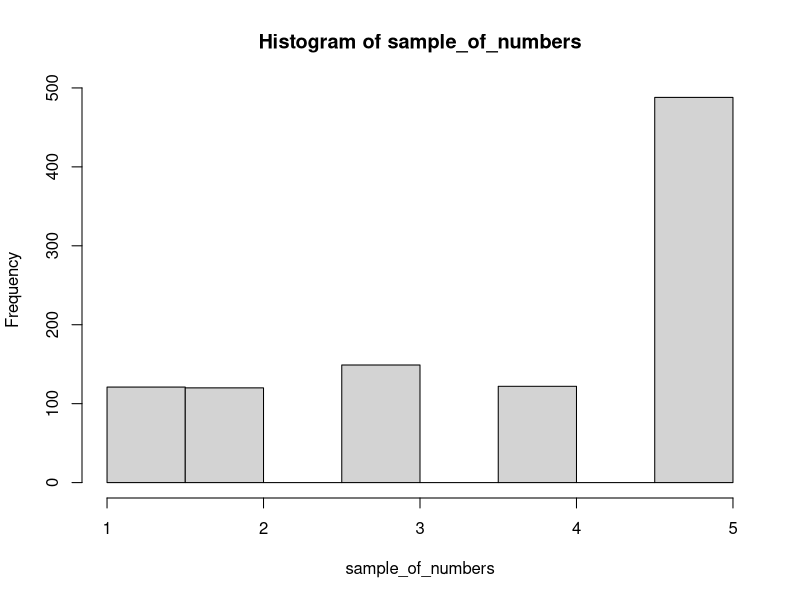
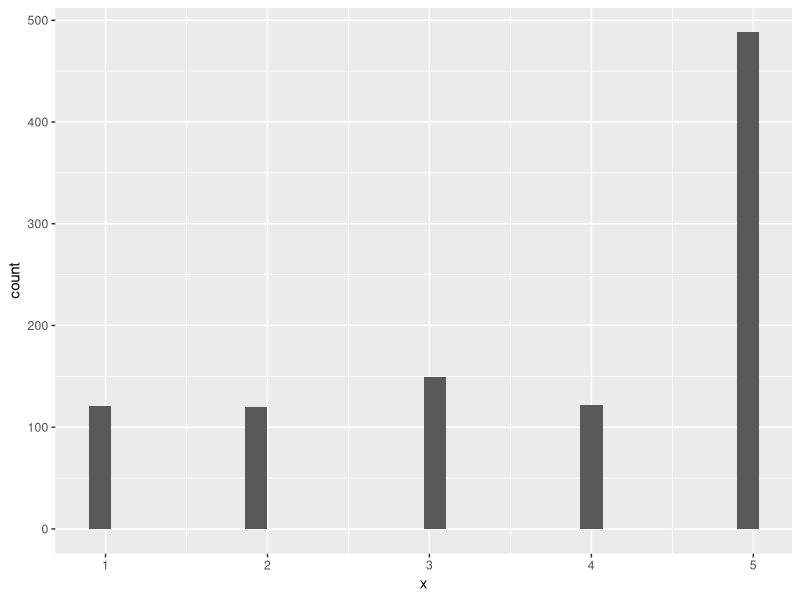
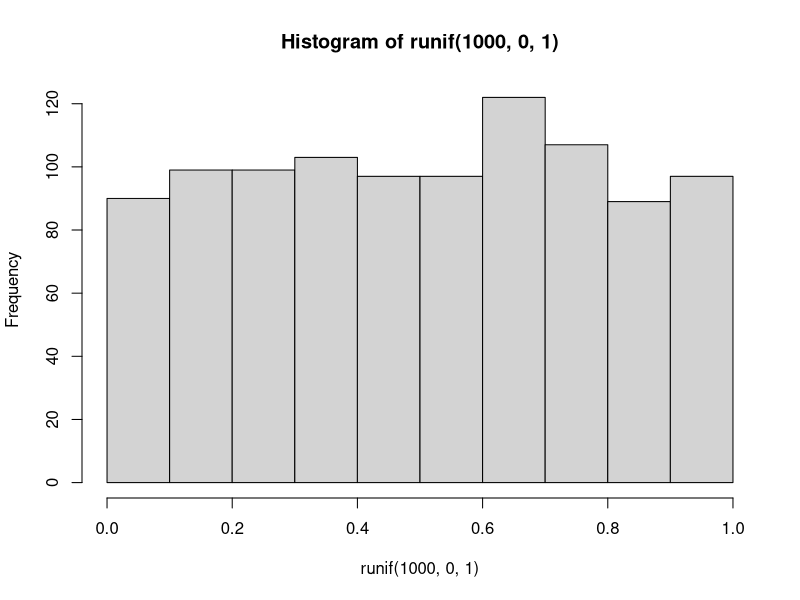
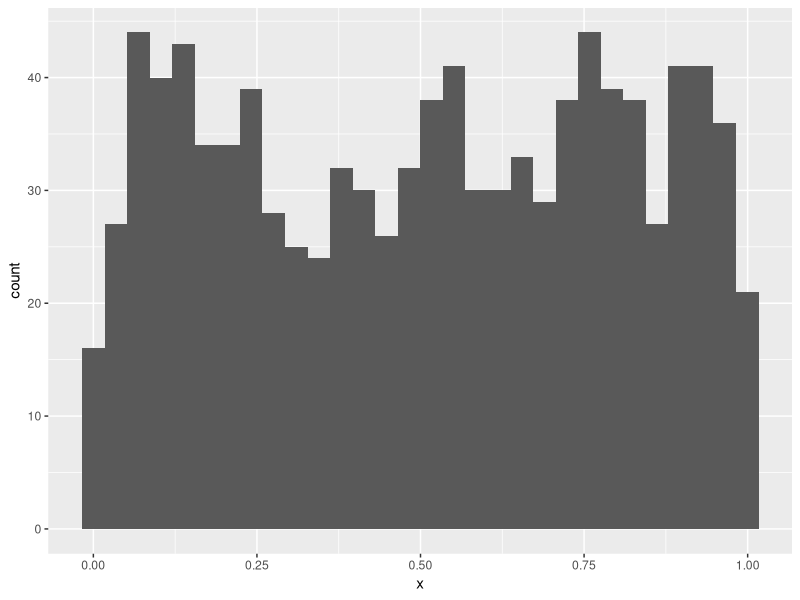
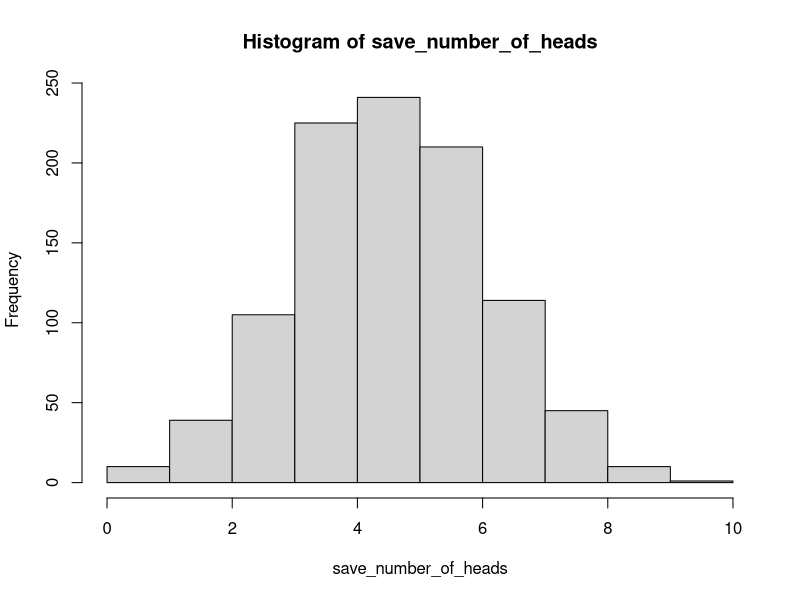
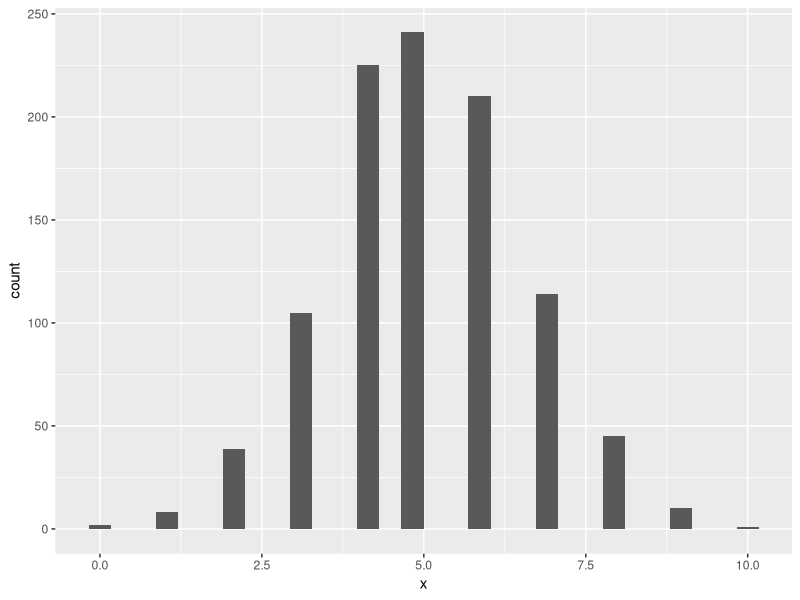
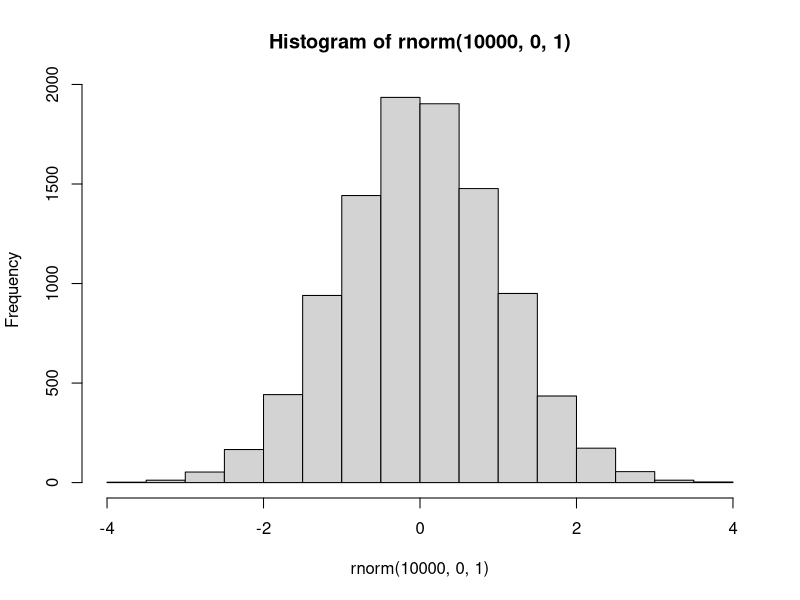
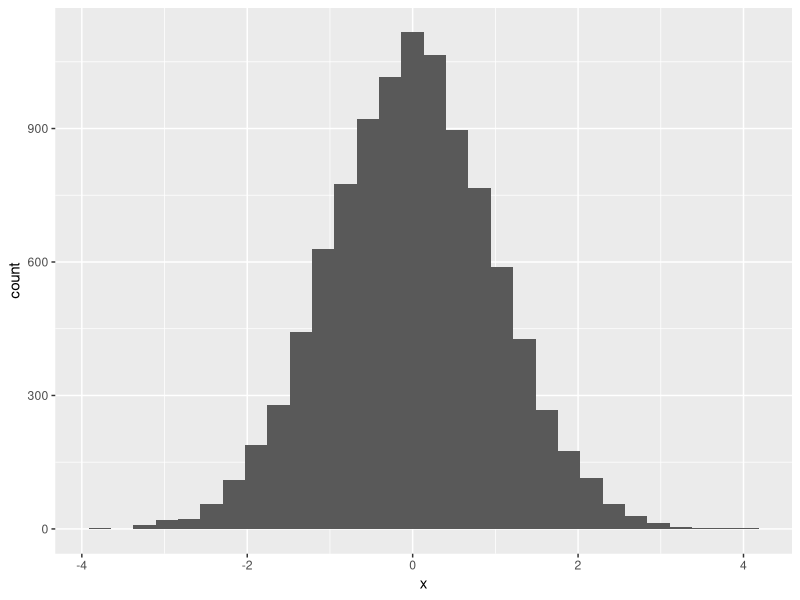

Here is the R script that generated these plots, in order:
## ---- chunk 1
gumballs <- c("A","B")
sample_of_gumballs <-sample(gumballs, 10, replace=TRUE)
sample_of_gumballs
## ---- chunk 2
some_numbers <- c(1,2,3,4,5,5,5,5)
sample_of_numbers <-sample(some_numbers, 20, replace=TRUE)
sample_of_numbers
## ---- chunk 3
#??
library(ggplot2)
some_numbers <- c(1,2,3,4,5,5,5,5)
sample_of_numbers <-sample(some_numbers, 1000, replace=TRUE)

#Histogram in Base R
hist(sample_of_numbers)

#Histogram in ggplot
ggplot(data.frame(x = sample_of_numbers), aes(x = x)) +
  geom_histogram()
## ---- chunk 4
#Histogram in base R
hist(runif(1000,0,1))

#Histogram in ggplot
ggplot(data.frame(x = runif(1000,0,1)), aes(x = x)) +
  geom_histogram()

## ---- chunk 5

## ---- chunk 6
coin_flips <- rbinom(10,1,.5)
coin_flips
## ---- chunk 7
coin_flips <- rbinom(10,1,.5)
sum(coin_flips)
## ---- chunk 8
# make an empty variable to save things in
save_number_of_heads<-length(1000) 

for(i in 1:1000){
  save_number_of_heads[i] <- sum(rbinom(10,1,.5))
}

#Histogram in base R
hist(save_number_of_heads)

#Histogram in ggplot
ggplot(data.frame(x = save_number_of_heads), aes(x = x)) +
  geom_histogram()
## ---- chunk 9

## ---- chunk 10
#Histogram in base R
hist(rnorm(10000,0,1))

#Histogram in ggplot
ggplot(data.frame(x = rnorm(10000,0,1)), aes(x = x)) +
  geom_histogram()
## ---- chunk 11
#Histogram in base R
hist( c( rnorm(100,25,5), rnorm(100,50,5)) )

#Histogram in ggplot
ggplot(data.frame(x = c( rnorm(100,25,5), rnorm(100,50,5))), aes(x = x)) +
  geom_histogram()
## ---- chunk 12
scores <- rnorm(10*20,0,1)
samples <- rep(1:10,each=20)
my_df <- data.frame(samples,scores)
## ---- chunk 13
ggplot(my_df, aes(x=scores))+
  geom_histogram(color="white")+
  facet_wrap(~samples)+
  theme_classic()
## ---- chunk 14
library(dplyr)

sample_means <- my_df %>%
                group_by(samples) %>%
                summarise(means=mean(scores))

knitr::kable(sample_means)

## ---- chunk 15
 
 ggplot(sample_means, aes(x=means))+
  geom_histogram(color="white")+
  theme_classic()
 
## ---- chunk 16
mean(sample_means$means)
## ---- chunk 17
# get 1000 samples with 20 scores each

# get the means of the samples

# make a histogram


## ---- chunk 18
all_df<-data.frame()
for(i in 1:1000){
  sample<-rnorm(50,100,20)
  sample_mean<-mean(sample)
  sample_sd<-sd(sample)
  sample_max<-max(sample)
  sample_median<-median(sample)
  t_df<-data.frame(i,sample_mean,sample_sd,sample_max,sample_median)
  all_df<-rbind(all_df,t_df)
}

library(ggpubr)
a<-ggplot(all_df,aes(x=sample_mean))+
  geom_histogram(color="white")+
  theme_classic()
b<-ggplot(all_df,aes(x=sample_sd))+
  geom_histogram(color="white")+
  theme_classic()
c<-ggplot(all_df,aes(x=sample_max))+
  geom_histogram(color="white")+
  theme_classic()
d<-ggplot(all_df,aes(x=sample_median))+
  geom_histogram(color="white")+
  theme_classic()

ggarrange(a,b,c,d,
          ncol = 2, nrow = 2)

## ---- chunk 19
scores <- runif(100*1000,0,1)
samples <- rep(1:100,each=1000)
my_df <- data.frame(samples,scores)

ggplot(my_df[1:(10*1000),], aes(x=scores))+
  geom_histogram(color="white", bins=10)+
  facet_wrap(~samples)+
  theme_classic()+
  ylim(0,200)

## ---- chunk 20

sample_means <- my_df %>%
                group_by(samples) %>%
                summarise(means=mean(scores))

# make a histogram

 ggplot(sample_means, aes(x=means))+
  geom_histogram(color="white", bins=15)+
  theme_classic()


## ---- chunk 21
normal_dist <- dnorm(seq(-4,4,.1), 0, 1)
values <-seq(-4,4,.1)
normal_df <-data.frame(values,normal_dist)

ggplot(normal_df, aes(x=values,y=normal_dist))+
  geom_line()+
  theme_classic()


## ---- chunk 22
pnorm(0, mean = 0, sd= 1, lower.tail=FALSE)
## ---- chunk 23

## ---- chunk 24
ps<-pnorm(c(-1,1), mean = 0, sd= 1, lower.tail=FALSE)
ps[1]-ps[2]
## ---- chunk 25
ps<-pnorm(c(1,2), mean = 0, sd= 1, lower.tail=FALSE)
ps[1]-ps[2]
## ---- chunk 26
ps<-pnorm(c(2,3), mean = 0, sd= 1, lower.tail=FALSE)
ps[1]-ps[2]
